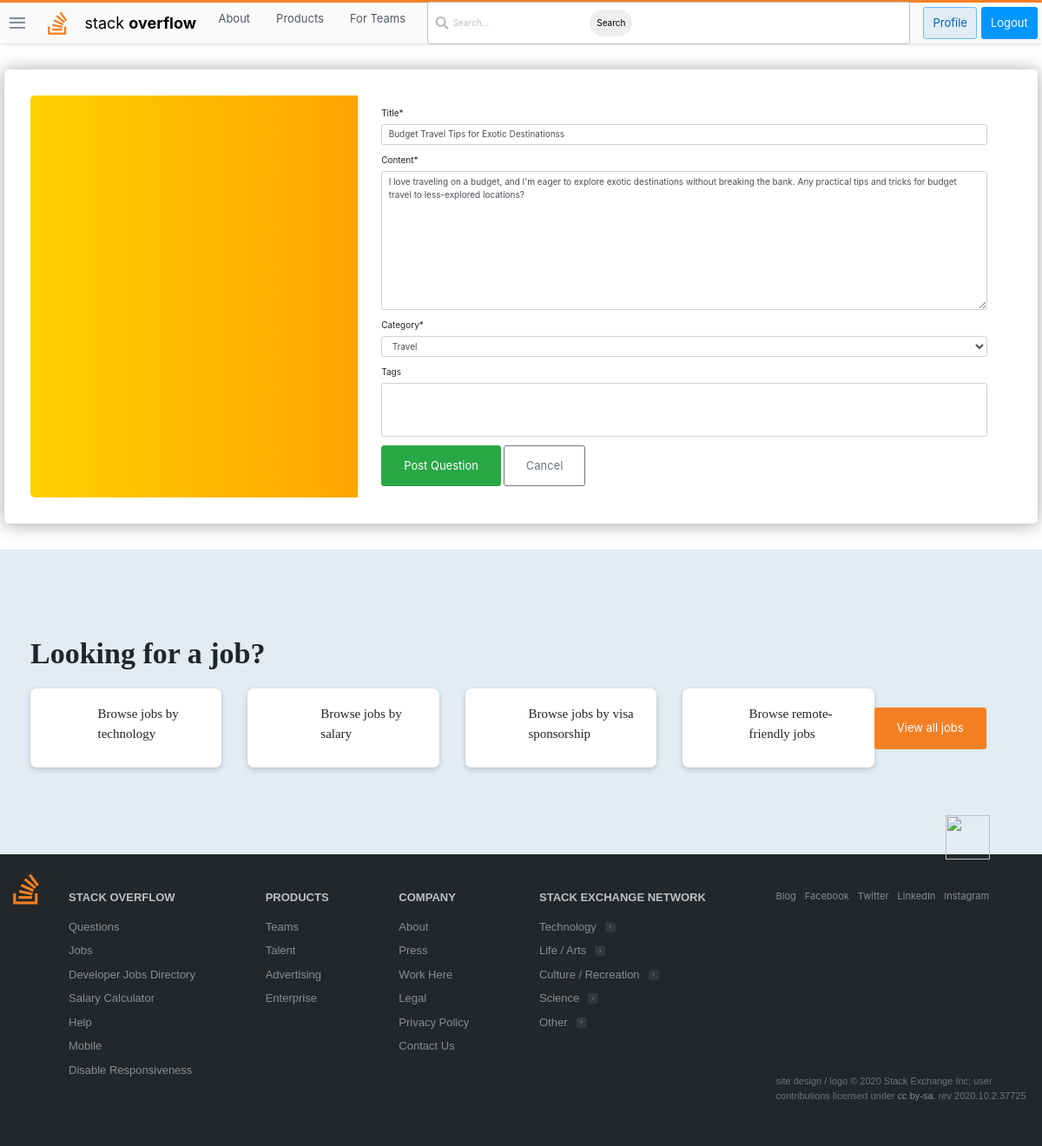
The app's page /questions/18/update/ (signed in) with its own data.
### stackbase/models.py (models this page shows, shortened)
class Question(models.Model):
    user = models.ForeignKey(User, on_delete=models.CASCADE)
    title = models.CharField(max_length=10000)
    content = RichTextField()
    likes = models.ManyToManyField(User, related_name='question_post')
    date_created = models.DateTimeField(default=timezone.now)
    category = models.ForeignKey(Category, on_delete=models.CASCADE, null=True)
    tags = models.ManyToManyField(Tag, blank=True)

### stackbase/views.py (the view, shortened to what this page needs)
# urls.py: path('questions/<int:pk>/update/', views.QuestionUpdateView.as_view(), name="question-update"),
class QuestionUpdateView(UserPassesTestMixin, LoginRequiredMixin, UpdateView):
    model = Question
    fields = ['title', 'content', 'category', 'tags']
    def test_func(self):
        question = self.get_object()
        if self.request.user == question.user:
            return True
        return False
    def get_form(self, form_class=None):
        form = super().get_form(form_class)
        if self.request.method == 'POST':
            category_id = self.request.POST.get('category')
            if category_id:
                category = Category.objects.get(id=category_id)
                form.fields['tags'].queryset = category.tags.all()
            else:
                form.fields['tags'].queryset = Tag.objects.none()
        else:
            form.fields['tags'].queryset = Tag.objects.none()
        return form

### stackbase/models.py (called while the page is built)
    def __str__(self):
        return self.name

### stackbase/templates/stackbase/question_form.html (shortened to what this page needs)
{% extends 'base.html' %}
{% load static %}
{% load crispy_forms_tags %}
{% block content %}
    <!DOCTYPE html>
    <html lang="en">
    <head>
    </head>
    <body>
        <div class="page-content page-container" id="page-content">
            <div class="padding">
                <div class="row  d-flex justify-content-center">
                    <div class="card user-card-full">
                        <div class="row m-l-0 m-r-0">
                            <div class="col-sm-4 bg-c-lite-green user-profile">
                                <div class="card-block text-center text-white">
                                </div>
                            </div>
                            <div class="col-sm-8">
                                <div class="card-block">
                                    {% if is_update %}
                                    <form action="{% url 'stackbase:question-update' question.pk %}" method="POST"
                                        enctype="multipart/form-data">
                                        {% else %}
                                        <form action="{% url 'stackbase:question-create' %}" method="POST"
                                            enctype="multipart/form-data">
                                            {% endif %}
                                            {{ form|crispy }}
                                            <button class="btn btn-success" id="logout-btn" type="submit">Post
                                                Question</button>
                                            <a style="text-decoration: none; " class="btn btn-outline-secondary"
                                                href="{% url 'stackbase:question-lists' %}">Cancel</a>
                                        </form>
                                </div>
                            </div>
                        </div>
                    </div>
                </div>
            </div>
        </div>
    </body>
    </html>
{% endblock content %}

### static/main.css (style rules this page uses)
:root { --white: #fff; --black: #0c0d0e; --orange: #f48024; --yellow: #fbf2d4; --green: #5eba7d; --blue: #0077cc; --powder: #e1ecf4; --red: #d1383d; --black-025: #fafafb; --black-050: #eff0f1; --black-075: #e4e6e8; --black-100: #d6d9dc; --black-150: #c8ccd0; --black-200: #bbc0c4; --black-300: #9fa6ad; --black-350: #9199a1; --black-400: #848d95; --black-500: #6a737c; --black-600: #535a60; --black-700: #3c4146; --black-750: #2f3337; --black-800: #242729; --black-900: #0c0d0e; --orange-050: #fff7f2; --orange-100: #fee3cf; --orange-200: #fcd0ad; --orange-300: #f7aa6d; --orange-400: #f48024; --orange-500: #f2720c; --orange-600: #da670b; --orange-700: #bd5c00; --orange-800: #a35200; --orange-900: #874600; --blue-050: #f2f9ff; --blue-100: #cfeafe; --blue-200: #addafc; --blue-300: #6cbbf7; --blue-400: #379fef; --blue-500: #0095ff; --blue-600: #0077cc; --blue-700: #0064bd; --blue-800: #0054a3; --blue-900: #004487; --powder-050: #f4f8fb; --powder-100: #e1ecf4; --powder-200: #d1e5f1; --powder-300: #b3d3ea; --powder-400: #a0c7e4; --powder-500: #7aa7c7; --powder-600: #5b8db1; --powder-700: #39739d; --powder-800: #2c5777; --powder-900: #1e3c52; --green-025: #eef8f1; --green-050: #dcf0e2; --green-100: #cae8d4; --green-200: #a6d9b7; --green-300: #82ca9a; --green-400: #5eba7d; --green-500: #48a868; --green-600: #3d8f58; --green-700: #2f6f44; --green-800: #29603b; --green-900: #1e472c; --yellow-050: #fdf7e3; --yellow-100: #fbf2d4; --yellow-200: #f1e5bc; --yellow-300: #e6d178; --yellow-400: #e9c63f; --yellow-500: #ddb624; --yellow-600: #cea51b; --yellow-700: #b89516; --yellow-800: #9f8010; --yellow-900: #826a0b; --red-050: #fdf3f4; --red-100: #f9d3d7; --red-200: #f4b4bb; --red-300: #e87c87; --red-400: #de535e; --red-500: #d1383d; --red-600: #c02d2e; --red-700: #ac2726; --red-800: #942121; --red-900: #7a1819; --gold: #ffcc01; --gold-lighter: #fff4d1; --gold-darker: #f1b600; --silver: #b4b8bc; --silver-lighter: #e8e8e8; --silver-darker: #9a9c9f; --bronze: #caa789; --bronze-lighter: #f2e9e1; --bronze-darker: #ab825f; --fc-dark: #0c0d0e; --fc-medium: #3c4146; --fc-light: #6a737c; --focus-ring: rgba(0,149,255,0.15); --focus-ring-success: rgba(166,217,183,0.4); --focus-ring-warning: rgba(233,198,63,0.4); --focus-ring-error: rgba(192,45,46,0.15); --focus-ring-muted: rgba(36,39,41,0.1); --bs-sm: 0 1px 2px rgba(0,0,0,0.05),0 1px 4px rgba(0,0,0,0.05),0 2px 8px rgba(0,0,0,0.05); --bs-md: 0 1px 3px rgba(0,0,0,0.06),0 2px 6px rgba(0,0,0,0.06),0 3px 8px rgba(0,0,0,0.09); --bs-lg: 0 1px 4px rgba(0,0,0,0.09),0 3px 8px rgba(0,0,0,0.09),0 4px 13px rgba(0,0,0,0.13); --scrollbar: rgba(0,0,0,0.2); --highlight-bg: #f6f6f6; --highlight-color: #2f3337; --highlight-comment: #656e77; --highlight-punctuation: var(--black-600); --highlight-namespace: #b75501; --highlight-attribute: #015692; --highlight-literal: #b75501; --highlight-symbol: #803378; --highlight-keyword: #015692; --highlight-variable: #54790d; --highlight-addition: #2f6f44; --highlight-deletion: #c02d2e; --dark-blue:#2b2d6e; --magnolia:#f7f6f9; }
*, *::before, *::after { margin: 0; padding: 0; box-sizing: border-box; }
html { font-family: Arial, "Helvetica Neue", Helvetica, sans-serif; font-size: 10px; color: var(--black-800); }
a { text-decoration: none; color: var(--blue-600); cursor: pointer; }
.btn { text-align: center; font-size: 1.3rem; border-radius: 3px; transition: all 0.5s; padding: 1.3rem 2.5rem; }
.card { flex: 1 auto; flex-basis: calc(33% - 4rem); display: flex; flex-direction: column; background-color: var(--white); box-shadow: var(--bs-sm); padding: 3rem; border-radius: 0.7rem; margin: 2rem; position: relative; }

### stackbase/templates/stackbase/question_form.html (style rules this page uses)
body { background-color: #ffff }
.padding { padding-top: 6rem !important }
.user-card-full { overflow: hidden }
.card { border-radius: 5px; -webkit-box-shadow: 0 1px 20px 0 rgba(69, 90, 100, 0.08); box-shadow: 0 1px 20px 0 rgba(53, 53, 53, 0.452); border: none; margin-bottom: 30px }
.m-r-0 { margin-right: 0px }
.m-l-0 { margin-left: 0px }
.user-card-full .user-profile { border-radius: 5px 0 0 5px }
.bg-c-lite-green { background: -webkit-gradient(linear, left top, right top, from(#f29263), to(#ee5a6f)); background: linear-gradient(to right, rgb(255, 208, 0), orange) }
.user-profile { padding: 20px 0 }
.card-block { padding: 1.25rem }

### records on screen
Question: title "Budget Travel Tips for Exotic Destinationss", content "I love traveling on a budget, and I'm eager to explore exotic destinations without breaking the bank. Any practical tips and tricks for budget travel to less-explored locations?", category "Travel"
